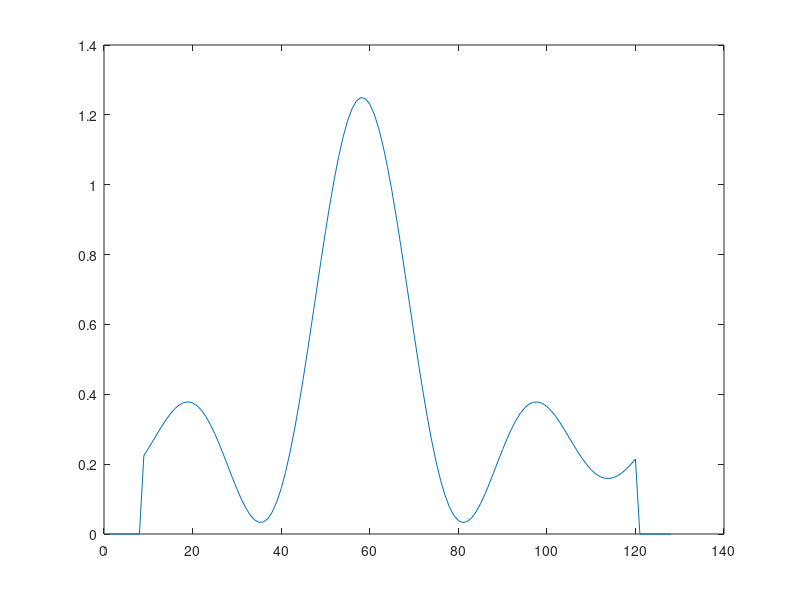

Write the MATLAB code that produced this figure. (Note: this script raises an error after producing the figure.)
function [y,ydu,X_true,N,T] = upDwn_translate_problem
%% Construct 1D test problem Box and Gaussian
T = 30;
N = 128;
f = zeros(1,N);
x = 1:N-16;
f(9:N-8) = sinc(8*x/N - pi) + 0.25;
plot(f)
Pnrm = @(x) bsxfun(@rdivide, x, sqrt(sum(sum(x.^2, 1), 2)));

yd = decimate(reshape(Pnrm(f),[1,N,1,1]),5);
ff = Pnrm(yd(:,1:N/4,3));

ydu = upDwnSample(ff,2);

plotDictionary(ydu)

Pos = round(48*sin( 2*pi*(1:T)/12)+48);
% plot(Pos)

Wid = round(2*sin( 2*pi*(1:T)/15)+3);
% plot(Wid)

y = zeros(1,N,T);
X_true = zeros(1,N,5,T);
for t = 1:T
    y(:,:,t) = y(:,:,t) + circshift(ydu(:,:,Wid(t)),Pos(t));
    X_true(1,Pos(t)+1,Wid(t),t) = 1;
end



end